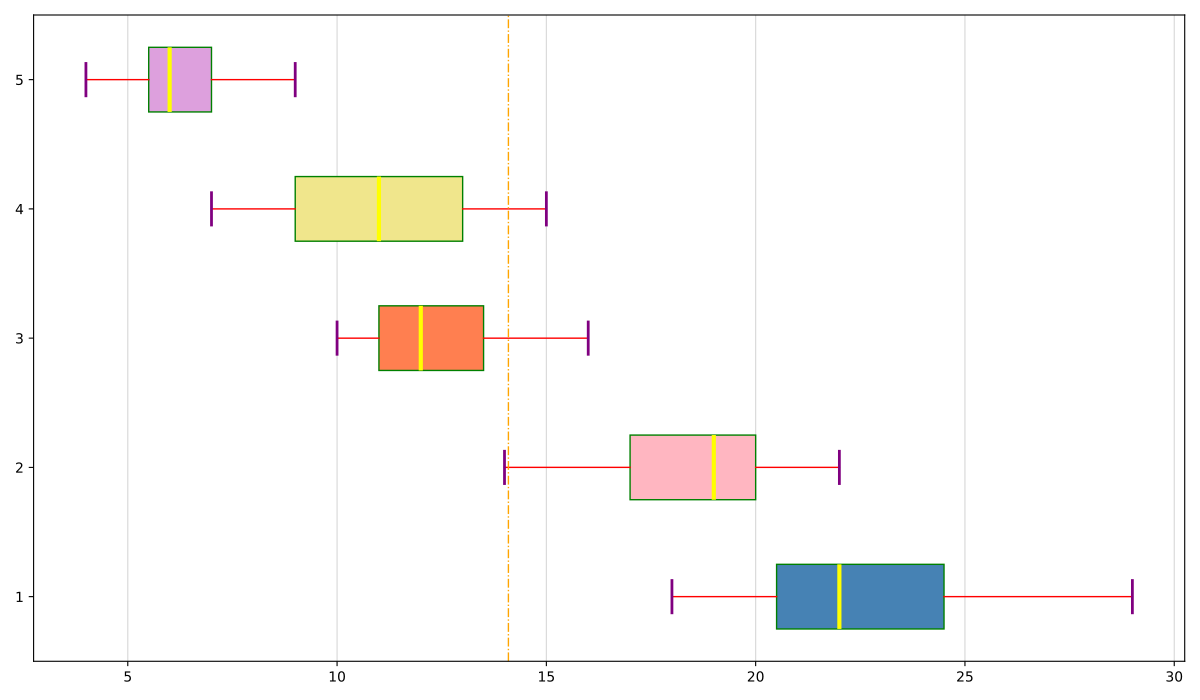

Python code for this plot:
import matplotlib.pyplot as plt
import numpy as np

# Data: Hours spent on each subject by students over a month
study_data = [
    [20, 22, 19, 21, 23, 24, 22, 21, 25, 26, 28, 29, 18, 20, 21],
    [18, 17, 16, 19, 20, 22, 21, 19, 18, 17, 15, 14, 19, 20, 21],
    [10, 12, 11, 13, 14, 15, 13, 14, 16, 11, 10, 12, 10, 11, 12],
    [8, 9, 7, 10, 12, 15, 14, 11, 13, 13, 11, 9, 8, 10, 13],
    [5, 6, 7, 6, 8, 9, 7, 6, 5, 4, 5, 6, 6, 7, 8]
]

plt.figure(figsize=(12, 7))
bp = plt.boxplot(study_data, vert=False, patch_artist=True, notch=False,
                 boxprops=dict(color='green'),
                 medianprops=dict(color='yellow', linewidth=3),
                 whiskerprops=dict(color='red', linewidth=1),
                 capprops=dict(color='purple', linewidth=2),
                 flierprops=dict(marker='x', color='black', markersize=10, linestyle='none', markeredgecolor='black'))

# New colors for each subject
new_colors = ['steelblue', 'lightpink', 'coral', 'khaki', 'plum']
for patch, color in zip(bp['boxes'], new_colors):
    patch.set_facecolor(color)

plt.grid(axis='x', linestyle='-', alpha=0.5)
average_study_time = np.mean([item for sublist in study_data for item in sublist])
plt.axvline(average_study_time, color='orange', linestyle='-.', linewidth=1)
plt.tight_layout()
plt.show()
